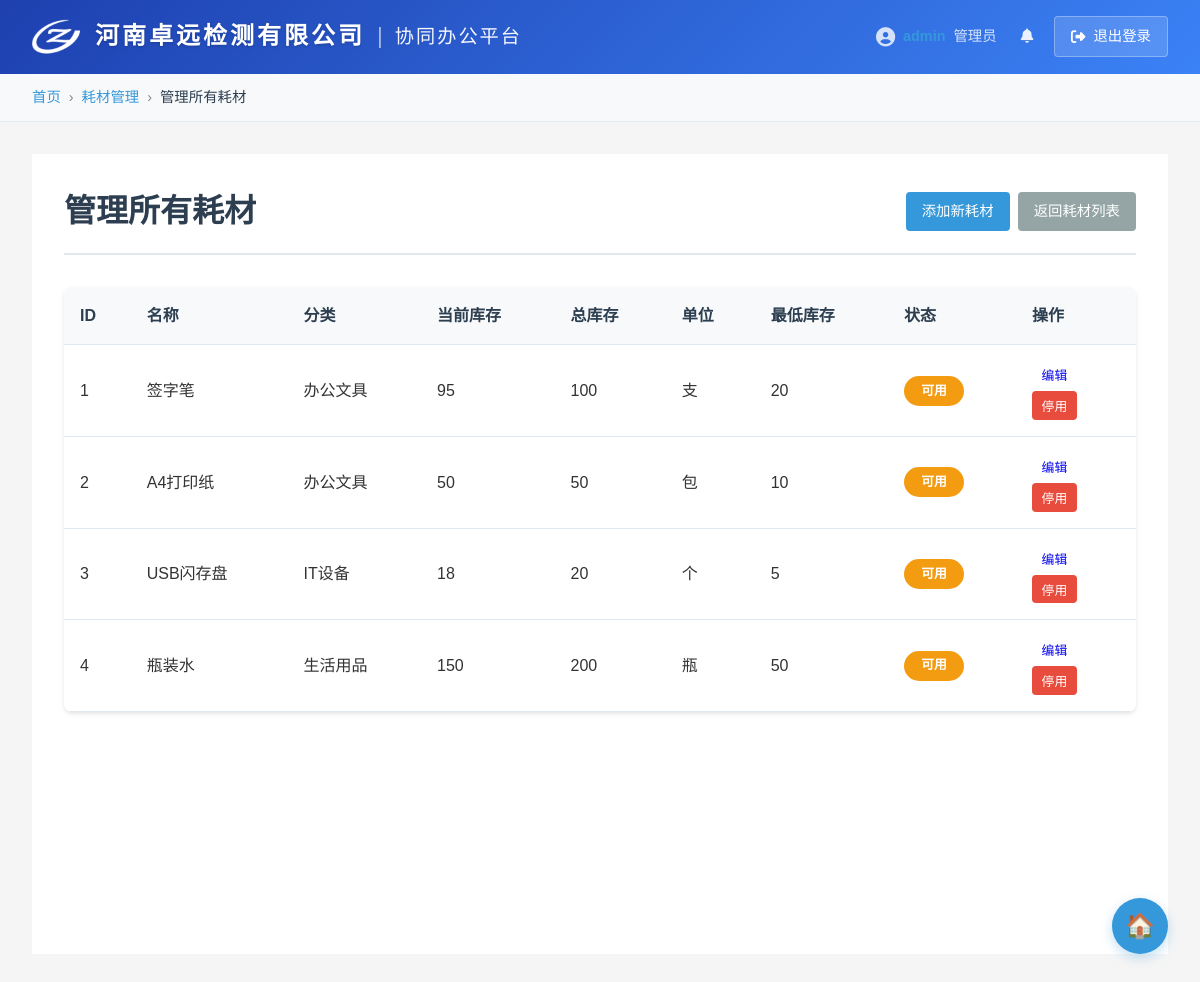
The page /admin/supplies (signed in) on the database its author committed.
### simple_models.py (models this page shows, shortened)
class User(UserMixin, db.Model):
    __tablename__ = 'users'
    id = db.Column(db.Integer, primary_key=True)
    username = db.Column(db.String(80), unique=True, nullable=False, index=True)
    password_hash = db.Column(db.String(255), nullable=False)
    department = db.Column(db.String(100), nullable=False, default='通用')
    email = db.Column(db.String(120))
    created_at = db.Column(db.DateTime, default=datetime.utcnow)
    is_active = db.Column(db.Boolean, default=False)  # 改为默认未激活
    status = db.Column(db.String(20), default='pending')  # 新增：用户状态 pending/active/inactive
    real_name = db.Column(db.String(100))  # 新增：真实姓名
    phone = db.Column(db.String(20))  # 新增：电话号码
    last_login = db.Column(db.DateTime)  # 新增：最后登录时间
    roles = db.relationship('Role', secondary=user_roles, backref=db.backref('users', lazy='dynamic'))
    def has_role(self, role_name):
        return any(role.name == role_name for role in self.roles)
    def has_permission(self, permission):
        if self.has_role(ROLE_SUPER_ADMIN):
            return True
        for role in self.roles:
            if role.permissions and permission in role.permissions.split(','):
                return True
        return False

class Supply(db.Model):
    __tablename__ = 'supplies'
    id = db.Column(db.Integer, primary_key=True)
    name = db.Column(db.String(255), nullable=False)
    category_id = db.Column(db.Integer, db.ForeignKey('supply_categories.id'))
    total_stock = db.Column(db.Integer, default=0)
    current_stock = db.Column(db.Integer, default=0)
    unit = db.Column(db.String(50), default='个')
    min_stock_threshold = db.Column(db.Integer, default=0)
    description = db.Column(db.Text)
    created_at = db.Column(db.DateTime, default=datetime.utcnow)
    is_available = db.Column(db.Boolean, default=True)
    category = db.relationship('SupplyCategory', backref='supplies')

class SupplyCategory(db.Model):
    __tablename__ = 'supply_categories'
    id = db.Column(db.Integer, primary_key=True)
    name = db.Column(db.String(100), nullable=False)
    description = db.Column(db.Text)

### app.py (the view)
@app.route('/admin/supplies')
@login_required
@permission_required(PERMISSION_MANAGE_SUPPLIES)
def admin_supplies():
    supplies = Supply.query.all()
    categories = SupplyCategory.query.all()
    return render_template('admin_supplies.html', supplies=supplies, categories=categories)

### app.py (called while the page is built)
def get_local_time():
    return datetime.now()

@login_manager.user_loader
def load_user(user_id):
    return User.query.get(int(user_id))

### auth.py (called while the page is built)
def permission_required(permission):
    def decorator(f):
        @wraps(f)
        def decorated_function(*args, **kwargs):
            if not current_user.is_authenticated:
                flash('请先登录', 'error')
                return redirect(url_for('login'))
            if not current_user.has_permission(permission):
                flash('您没有权限访问此页面', 'error')
                return redirect(url_for('index'))
            return f(*args, **kwargs)
        return decorated_function
    return decorator

### templates/admin_supplies.html (shortened to what this page needs)
{% extends "base.html" %}
{% block breadcrumb %}
    {% set breadcrumbs = [
        {'name': '耗材管理', 'url': url_for('supplies_list')},
        {'name': '管理所有耗材', 'url': '#'}
    ] %}
    {% include 'breadcrumb.html' %}
{% endblock %}
{% block content %}
<div class="container">
    <main class="main-content">
        <div class="page-header">
            <h1>管理所有耗材</h1>
            <div class="page-actions">
                <a href="{{ url_for('create_supply') }}" class="btn-primary">添加新耗材</a>
                <a href="{{ url_for('supplies_list') }}" class="btn-secondary">返回耗材列表</a>
            </div>
        </div>
        <div class="admin-supplies-table">
            {% if supplies %}
            <table>
                <thead>
                    <tr>
                        <th>ID</th>
                        <th>名称</th>
                        <th>分类</th>
                        <th>当前库存</th>
                        <th>总库存</th>
                        <th>单位</th>
                        <th>最低库存</th>
                        <th>状态</th>
                        <th>操作</th>
                    </tr>
                </thead>
                <tbody>
                    {% for supply in supplies %}
                    <tr>
                        <td>{{ supply.id }}</td>
                        <td>{{ supply.name }}</td>
                        <td>{% if supply.category %}{{ supply.category.name }}{% else %}未分类{% endif %}</td>
                        <td>
                            <span class="stock {% if supply.current_stock <= supply.min_stock_threshold %}low-stock{% endif %}">
                                {{ supply.current_stock }}
                            </span>
                        </td>
                        <td>{{ supply.total_stock }}</td>
                        <td>{{ supply.unit }}</td>
                        <td>{{ supply.min_stock_threshold }}</td>
                        <td>
                            {% if supply.is_available %}
                                <span class="status-badge status-available">可用</span>
                            {% else %}
                                <span class="status-badge status-unavailable">不可用</span>
                            {% endif %}
                        </td>
                        <td class="actions">
                            <a href="{{ url_for('edit_supply', supply_id=supply.id) }}" class="btn-action">编辑</a>
                            {% if supply.is_available %}
                            <form action="{{ url_for('disable_supply', supply_id=supply.id) }}" method="POST" style="display: inline;">
                                <button type="submit" class="btn-action btn-disable" onclick="return confirm('确定要停用这个耗材吗？')">停用</button>
                            </form>
                            {% else %}
                            <form action="{{ url_for('enable_supply', supply_id=supply.id) }}" method="POST" style="display: inline;">
                                <button type="submit" class="btn-action btn-enable" onclick="return confirm('确定要启用这个耗材吗？')">启用</button>
                            </form>
                            {% endif %}
                        </td>
                    </tr>
                    {% endfor %}
                </tbody>
            </table>
            {% else %}
            <div class="no-data">
                <p>暂无耗材信息</p>
            </div>
            {% endif %}
        </div>
    </main>
</div>
{% endblock %}

### templates/base.html (shortened to what this page needs)
<!DOCTYPE html>
<html lang="zh-CN">
<head>
    <link rel="stylesheet" href="{{ url_for('static', filename='style.css') }}">
    <link rel="stylesheet" href="https://cdnjs.cloudflare.com/ajax/libs/font-awesome/6.4.0/css/all.min.css">
</head>
<body>
    <header class="global-header">
        <div class="header-container">
            <a href="{{ url_for('index') }}" class="logo-link">
                <div class="logo-container">
                    <img src="{{ url_for('static', filename='images/logo.png') }}" alt="河南卓远检测有限公司" class="logo-img">
                    <div class="logo-text">
                        <span class="company-name">河南卓远检测有限公司</span>
                        <span class="divider">|</span>
                        <span class="portal-name">协同办公平台</span>
                    </div>
                </div>
            </a>
            <div class="user-info">
                <div class="user-details">
                    <i class="fas fa-user-circle user-icon"></i>
                    <span class="username">{{ current_user.username }}</span>
                    <span class="user-department">{{ current_user.department }}</span>
                </div>
                <div class="user-notifications">
                    <a href="{{ url_for('messages_list') }}" class="messages-link" title="消息中心">
                        <i class="fas fa-bell"></i>
                    </a>
                    <a href="{{ url_for('logout') }}" class="logout-btn">
                        <i class="fas fa-sign-out-alt"></i>
                        退出登录
                    </a>
                </div>
            </div>
        </div>
    </header>
    {% block breadcrumb %}{% endblock %}
    <main class="main-content">
        {% block content %}{% endblock %}
    </main>
    <div class="quick-home">
        <a href="{{ url_for('index') }}" class="home-btn" title="返回首页">🏠</a>
    </div>
</body>
</html>

### rows shown on the page
User: username "admin", department "管理员"
Supply: id "1", name "签字笔", category.name "办公文具", current_stock "95", total_stock "100", unit "支", min_stock_threshold "20", is_available "可用"
Supply: id "2", name "A4打印纸", category.name "办公文具", current_stock "50", total_stock "50", unit "包", min_stock_threshold "10", is_available "可用"
Supply: id "3", name "USB闪存盘", category.name "IT设备", current_stock "18", total_stock "20", unit "个", min_stock_threshold "5", is_available "可用"
Supply: id "4", name "瓶装水", category.name "生活用品", current_stock "150", total_stock "200", unit "瓶", min_stock_threshold "50", is_available "可用"

### other values the page prints
{{ breadcrumb.name }} "耗材管理"
{{ breadcrumb.name }} "管理所有耗材"
